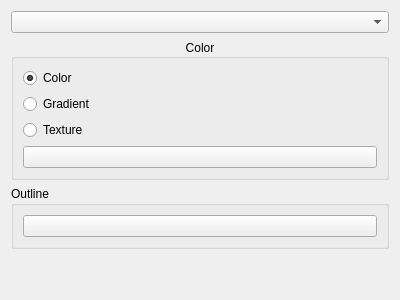
<?xml version="1.0" encoding="UTF-8"?>
<ui version="4.0">
 <class>DatasetSettings</class>
 <widget class="QWidget" name="DatasetSettings">
  <property name="geometry">
   <rect>
    <x>0</x>
    <y>0</y>
    <width>400</width>
    <height>300</height>
   </rect>
  </property>
  <property name="windowTitle">
   <string>Form</string>
  </property>
  <layout class="QVBoxLayout" name="verticalLayout">
   <item>
    <widget class="QComboBox" name="datasetSelector"/>
   </item>
   <item>
    <widget class="QGroupBox" name="Colors">
     <property name="title">
      <string>Color</string>
     </property>
     <property name="alignment">
      <set>Qt::AlignCenter</set>
     </property>
     <layout class="QVBoxLayout" name="verticalLayout_2">
      <item>
       <layout class="QVBoxLayout" name="verticalLayout_3">
        <item>
         <widget class="QRadioButton" name="Color">
          <property name="text">
           <string>Color</string>
          </property>
          <property name="checked">
           <bool>true</bool>
          </property>
          <attribute name="buttonGroup">
           <string notr="true">buttonGroup</string>
          </attribute>
         </widget>
        </item>
        <item>
         <widget class="QRadioButton" name="radioButton_2">
          <property name="text">
           <string>Gradient</string>
          </property>
          <attribute name="buttonGroup">
           <string notr="true">buttonGroup</string>
          </attribute>
         </widget>
        </item>
        <item>
         <widget class="QRadioButton" name="textureBtn">
          <property name="text">
           <string>Texture</string>
          </property>
          <attribute name="buttonGroup">
           <string notr="true">buttonGroup</string>
          </attribute>
         </widget>
        </item>
       </layout>
      </item>
      <item>
       <widget class="QPushButton" name="colorDisplay">
        <property name="text">
         <string/>
        </property>
       </widget>
      </item>
     </layout>
    </widget>
   </item>
   <item>
    <widget class="QGroupBox" name="groupBox">
     <property name="title">
      <string>Outline</string>
     </property>
     <layout class="QVBoxLayout" name="verticalLayout_4">
      <item>
       <widget class="QPushButton" name="outlineBtn">
        <property name="text">
         <string/>
        </property>
       </widget>
      </item>
     </layout>
    </widget>
   </item>
   <item>
    <spacer name="verticalSpacer">
     <property name="orientation">
      <enum>Qt::Vertical</enum>
     </property>
     <property name="sizeHint" stdset="0">
      <size>
       <width>20</width>
       <height>40</height>
      </size>
     </property>
    </spacer>
   </item>
  </layout>
 </widget>
 <resources/>
 <connections/>
 <buttongroups>
  <buttongroup name="buttonGroup"/>
 </buttongroups>
</ui>
